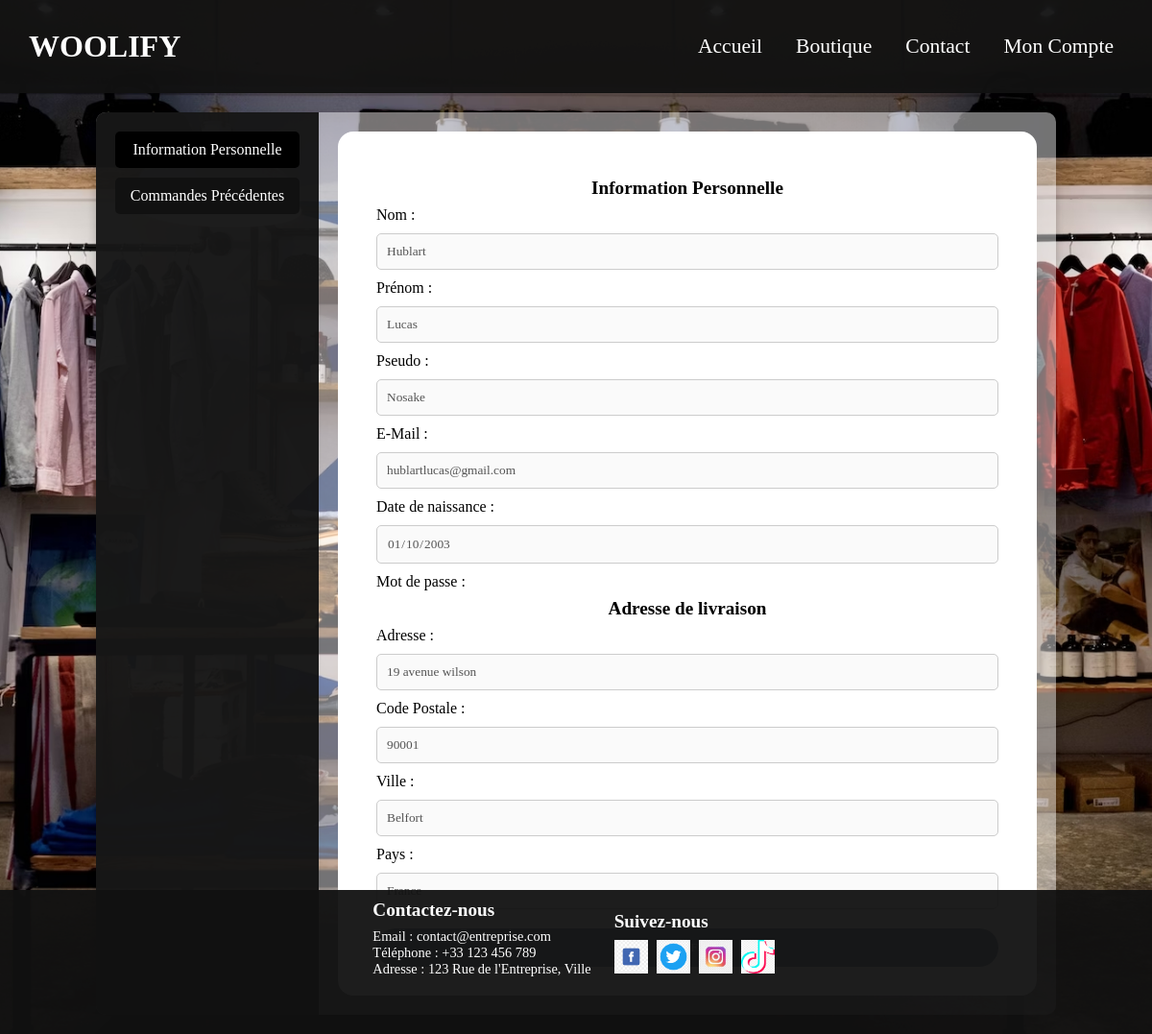
Page /MonCompte.php (signed in) on the committed database.
### tables this page shows
CREATE TABLE `utilisateur` (
  `idUtilisateur` int(11) NOT NULL,
  `nom` varchar(50) NOT NULL,
  `prenom` varchar(50) NOT NULL,
  `pseudo` varchar(50) NOT NULL,
  `mdp` varchar(50) NOT NULL,
  `email` varchar(100) NOT NULL,
  `dateNaissance` date NOT NULL,
  `role` varchar(50) NOT NULL DEFAULT 'Client',
  `adresse` varchar(255) DEFAULT NULL,
  `codePostal` varchar(10) DEFAULT NULL,
  `ville` varchar(100) DEFAULT NULL,
  `pays` varchar(100) DEFAULT NULL
);

### function/SQLconn.php (called while the page is built, shortened)
<?php
require_once (__ROOT__."/function/loginStatus.php");
class SQLconn{
    function __construct() {
        $servername = "localhost";
        $username = "root";
        $password = "";
        $dbname = "hublart_benzzine";
        $this->conn = new mysqli($servername, $username, $password, $dbname);
        $this->loginStatus = new LoginStatus($this);
    }
}
?>

### function/loginStatus.php (called while the page is built, shortened)
<?php
class LoginStatus{
    public $loginAttempted = false;
    public $userEmail = "";
    function __construct(&$SQLconn) {
        if(isset($_POST["email"]) && isset($_POST["password"])){
            $this->userEmail = $SQLconn->SecurizeString_ForSQL($_POST["email"]);
            $password = md5($_POST["password"]);
            $this->loginAttempted = true;
        }
        elseif ( isset( $_COOKIE["email"] ) && isset( $_COOKIE["password"] ) ) {
            $this->userEmail = $_COOKIE["email"];
            $password = $_COOKIE["password"];
            $this->loginAttempted = true;
        }
        else {
            $this->loginAttempted = false;
        }
        if ( $this->loginAttempted ){
            $query = "SELECT * FROM utilisateur WHERE email = '".$this->userEmail."' AND mdp ='".$password."'";
            $result = $SQLconn->conn->query($query);
            if ( $result->num_rows != 0 ){
                $row = $result->fetch_assoc();
                $this->userEmail = $row["email"];
                $this->loginAttempted = false;
            }
            else {
                $this->errorText = "Cette utilisateur n'existe pas ou le mot de passe est incorrect.";
            }
        }
    }
}
?>

### initialize.php (called while the page is built, shortened)
<?php
    require_once(__ROOT__."/function/SQLconn.php");
    $SQLconn = new SQLconn();
?>

### MonCompte.php (the view, shortened to what this page needs)
<?php
    include("./initialize.php");
    $query = "SELECT * FROM utilisateur WHERE email = '" . $SQLconn->loginStatus->userEmail . "'";
    $result = $SQLconn->conn->query($query);
    if ($result && $result->num_rows > 0) {
        $user = $result->fetch_assoc();
    } else {
        echo "Aucune information d'utilisateur trouvée.";
    }
?>
<!DOCTYPE html>
<html lang="en">
<head>
    <link rel="stylesheet" href="./styles/MonCompte.css">
</head>
<body>
    <?php
        include('navbar.php');
    ?>
    <div class="container">
        <div class="menu">
            <ul>
                <li><a href="#personal-info" class="active">Information Personnelle</a></li>
                <li><a href="#orders">Commandes Précédentes</a></li>
            </ul>
        </div>
        <div class="content">
            <div class="form-container" id="personal-info">
                <div class="modal2">
                    <div class="modal-content2">
                    <p>
                        <form action="MonCompte.php" method="post">
                            <h3>Information Personnelle</h3>
                            <label for="nom">Nom :</label>
                            <input type="text" id="nom" name="nom" value="<?php echo $user['nom']; ?>" disabled>
                            <label for="prenom">Prénom :</label>
                            <input type="text" id="prenom" name="prenom" value="<?php echo $user['prenom']; ?>" disabled>
                            <label for="pseudo">Pseudo :</label>
                            <input type="text" id="pseudo" name="pseudo" value="<?php echo $user['pseudo']; ?>" disabled>
                            <label for="mel">E-Mail :</label>
                            <input type="text" id="mel" name="mel" value="<?php echo $user['email']; ?>" disabled>
                            <label for="date_naissance">Date de naissance :</label>
                            <input type="date" id="date_naissance" name="date_naissance" value="<?php echo $user['dateNaissance']; ?>" disabled>
                            <label for="mdp">Mot de passe :</label>
                            <h3>Adresse de livraison</h3>
                            <label for="adresse">Adresse :</label>
                            <input type="text" id="adresse" name="adresse" value="<?php echo $user['adresse']; ?>" disabled>
                            <label for="cp">Code Postale :</label>
                            <input type="text" id="cp" name="cp" value="<?php echo $user['codePostal']; ?>" disabled>
                            <label for="ville">Ville :</label>
                            <input type="text" id="ville" name="ville" value="<?php echo $user['ville']; ?>" disabled>
                            <label for="pays">Pays :</label>
                        </form>
                        <button id="edit-info-btn">Modifier</button>
                    </div>
                </div>
            </div>
        </div>
    </div>
</body>
</html>

### styles/MonCompte.css (style rules this page uses)
* { margin: 0; padding: 0; box-sizing: border-box; text-decoration: none; list-style: none; font-family: Georgia, serif; }
body { background-image: url('../img/background_inscription.jpg'); background-size: cover; background-repeat: no-repeat; background-attachment: fixed; background-position: center center; min-height: 100vh; }
.container { display: flex; background: rgba(255, 255, 255, 0.45); max-width: 1000px; margin: 20px auto; border-radius: 10px; overflow: hidden; box-shadow: 0 0 10px rgba(0, 0, 0, 0.2); }
.menu { background: rgba(17, 17, 17, 0.95); color: #fff; flex: 1; padding: 20px; }
.menu ul { list-style: none; padding: 0; display: flex; flex-direction: column; }
.menu li { margin-bottom: 10px; }
.menu a { color: #fff; text-decoration: none; background: rgba(17, 17, 17, 0.95); padding: 10px; border-radius: 5px; transition: background-color 0.3s; display: block; text-align: center; }
.menu a.active { background: #000; }
.content { flex: 4; }
.form-container, .previous-orders { display: none; }
h3 { font-size: 1.2em; padding: 8px; text-align: center; }
.form-container { margin: 0 auto; padding: 20px; box-sizing: border-box; position: relative; color: #000; }
.modal2 { background-color: #fff; padding: 20px 20px 0 20px; border-radius: 16px; position: relative; }
.modal2 input { width: 100%; padding: 10px; border: 1px solid #ccc; border-radius: 5px; margin: 10px 0; box-sizing: border-box; }
.modal2 button { background-color: lightslategray; color: white; padding: 12px 14px; margin: 10px 0; border: 0; border-radius: 50px; cursor: pointer; text-transform: uppercase; width: 100%; }
.modal-content2 { padding: 20px; border-radius: 6px; }

### styles/navbar.css (style rules this page uses)
* { margin : 0; padding: 0; text-decoration: none; list-style: none; }
body { font-family: Georgia, serif; }

### styles/footer.css (style rules this page uses)
* { margin: 0; padding: 0; box-sizing: border-box; text-decoration: none; list-style: none; font-family: Georgia, serif; }
footer { width: 100%; background-color: rgba(17, 17, 17, 0.95); color: #fff; text-align: center; position: absolute; bottom: 0; left: 0; right: 0; height: 150px; }
.contact, .reseaux-sociaux { margin: 10px; display: inline-block; text-align: left; }
.contact h2, .reseaux-sociaux h2 { font-size: 1.2em; margin-bottom: 8px; }
.contact p { font-size: 0.9em; }
.social-icon { display: inline-block; margin-right: 5px; }
.social-icon img { width: 35px; height: 35px; }

### rows in the picture
utilisateur: nom "Hublart", prenom "Lucas", pseudo "Nosake", mel "hublartlucas@gmail.com", date_naissance "01/10/2003", adresse "19 avenue wilson", cp "90001", ville "Belfort"
